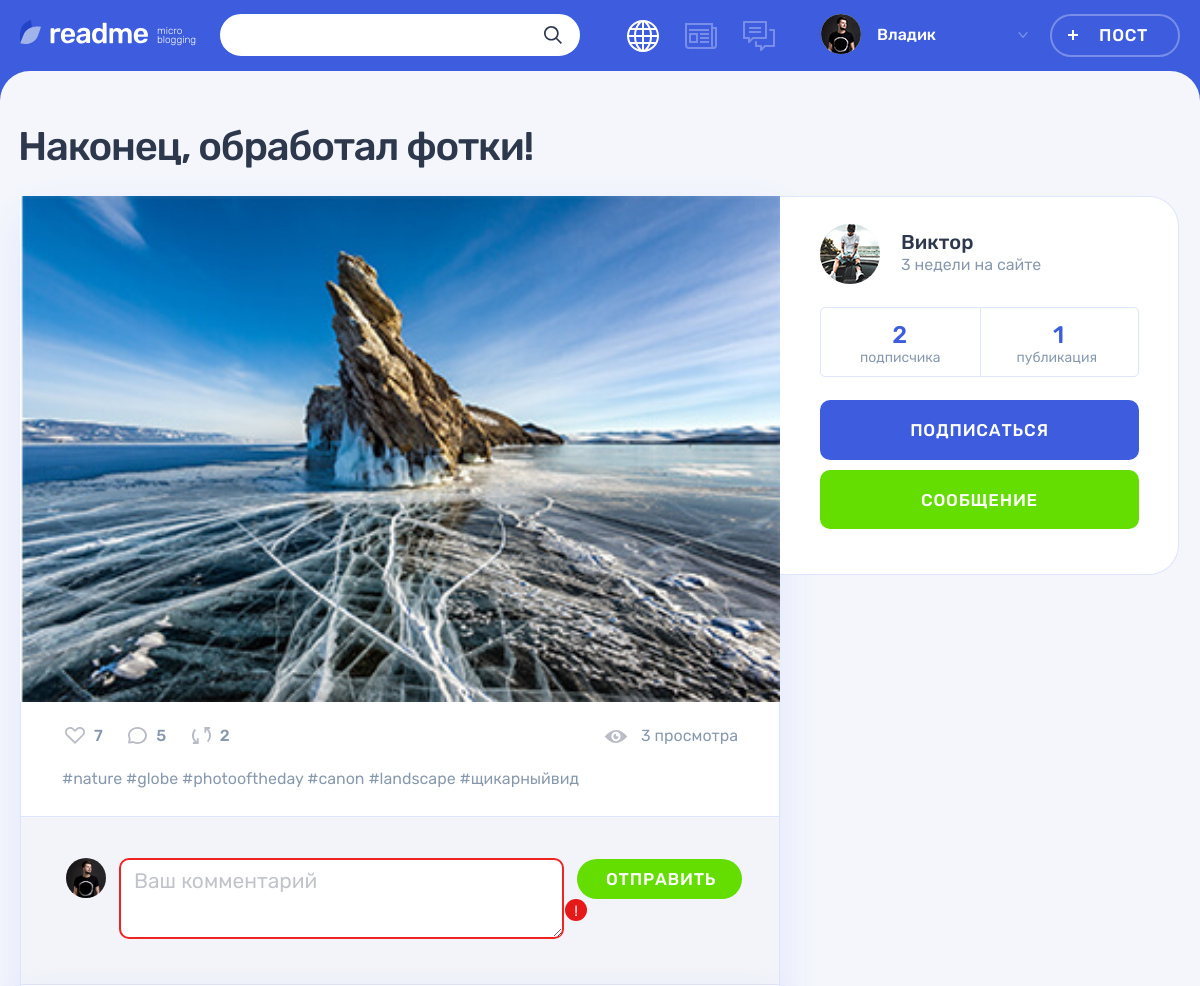
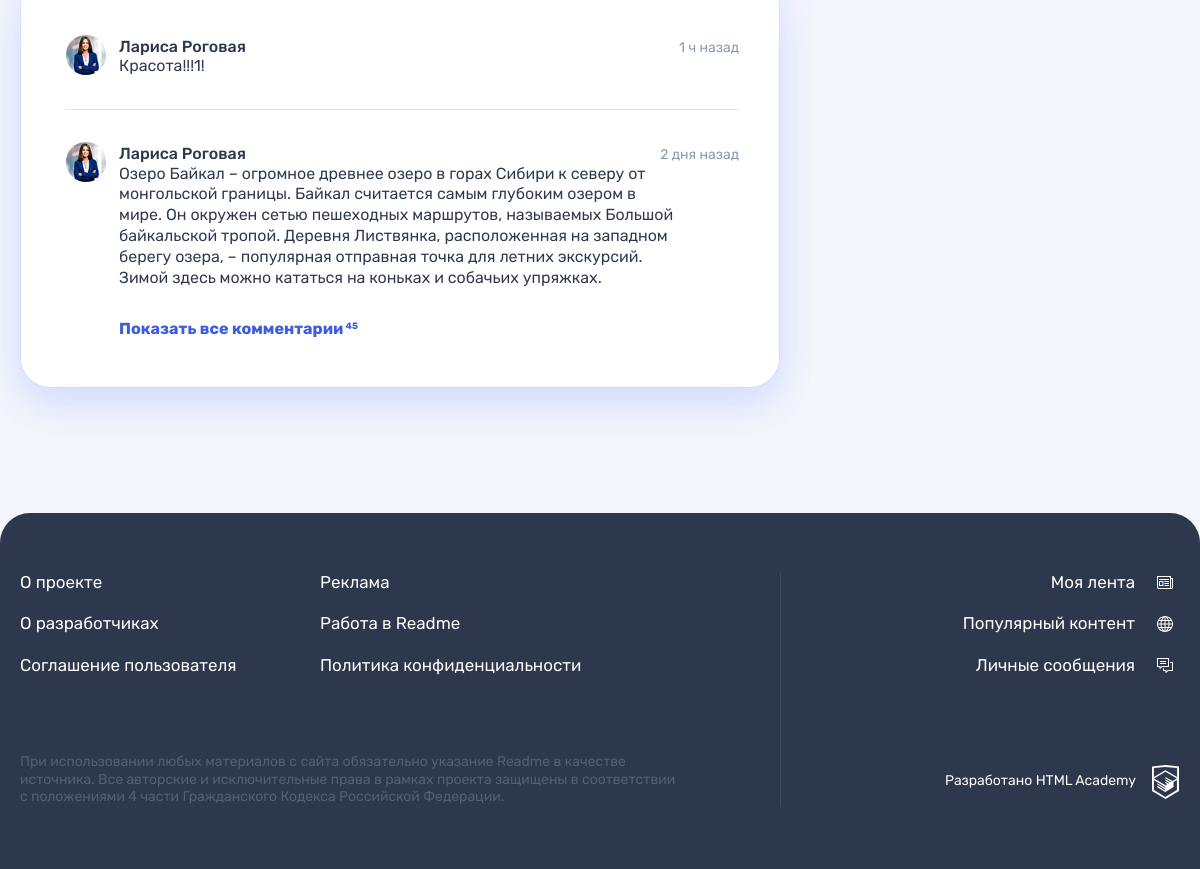
The page /post.php?id=3 (signed in) on the database its author committed (2 pictures, top to bottom).
### tables this page shows
CREATE TABLE IF NOT EXISTS `posts` (
                                     id INT PRIMARY KEY AUTO_INCREMENT,
                                     title VARCHAR(90) NOT NULL,
                                     text TEXT,
                                     quote_author VARCHAR(90),
                                     image VARCHAR(255) UNIQUE,
                                     youtube VARCHAR(255),
                                     website_title VARCHAR(255),
                                     website VARCHAR(255),
                                     views INT,
                                     created_at DATETIME NOT NULL DEFAULT NOW(),
                                     updated_at DATETIME NOT NULL DEFAULT NOW(),
                                     user_id INT NOT NULL,
                                     content_type_id INT NOT NULL,
                                     FOREIGN KEY fk_post_user_id_user_id (user_id) REFERENCES `user`(id) ON DELETE CASCADE,
                                     FOREIGN KEY fk_post_content_type_id_content_type_id (content_type_id) REFERENCES content_type(id) ON DELETE CASCADE,
                                     INDEX idx_post_content_type_id (content_type_id),
                                     INDEX idx_post_content_type_id_user_id (user_id, content_type_id)
);

CREATE TABLE IF NOT EXISTS `hashtag` (
                                       id INT PRIMARY KEY AUTO_INCREMENT,
                                       hashtag VARCHAR(127) NOT NULL UNIQUE
);

CREATE TABLE IF NOT EXISTS `user` (
                                    id INT PRIMARY KEY AUTO_INCREMENT,
                                    created_at DATETIME NOT NULL DEFAULT NOW(),
                                    updated_at DATETIME NOT NULL DEFAULT NOW(),
                                    login VARCHAR(255) NOT NULL UNIQUE,
                                    user_name VARCHAR(255),
                                    email VARCHAR(255) NOT NULL UNIQUE,
                                    password CHAR(32) NOT NULL,
                                    avatar VARCHAR(255) UNIQUE,
                                    INDEX idx_user_username (login)
);

### helpers.php (called while the page is built, shortened)
<?php
function get_noun_plural_form(?int $number, string $one, string $two, string $many): string
{
    $number = (int)$number;
    $mod10 = $number % 10;
    $mod100 = $number % 100;
    switch (true) {
        case ($mod10 === 1):
            return $one;
        case ($mod10 >= 2 && $mod10 <= 4):
            return $two;
    }
}
function include_template($name, array $data = [])
{
    $name = 'templates/' . $name;
    extract($data);
    require $name;
    $result = ob_get_clean();
    return $result;
}

### templates/post-details.php (the view, shortened to what this page needs)
<main class="page__main page__main--publication">
    <div class="container">
        <h1 class="page__title page__title--publication"><?=$postNums['post_title']; ?></h1>
        <section class="post-details">
            <div class="post-details__wrapper post-photo">
                <div class="post-details__main-block post post--details">
                    <?php if($postNums['content_class'] == 'photo'): ?>
                        <div class="post-details__image-wrapper post-photo__image-wrapper">
                            <img src="img/<?=$postNums['post_image']; ?>" alt="Фото от пользователя" width="760" height="507">
                        </div>
                    <?php elseif($postNums['content_class'] == 'video'): ?>
                        <div class="post-details__image-wrapper post-photo__image-wrapper">
                            <?=embed_youtube_video($postNums['post_youtube']); ?>
                        </div>
                    <?php endif; ?>
                    <div class="post__indicators">
                        <div class="post__buttons">
                            <a class="post__indicator post__indicator--likes button" href="#" title="Лайк">
                                <svg class="post__indicator-icon" width="20" height="17">
                                    <use xlink:href="#icon-heart"></use>
                                </svg>
                                <span><?=$postLikeSum['like_sum']; ?> </span>
                            </a>
                            <a class="post__indicator post__indicator--comments button" href="#" title="Комментарии">
                                <svg class="post__indicator-icon" width="19" height="17">
                                    <use xlink:href="#icon-comment"></use>
                                </svg>
                                <span><?=$postCommentSum['nember_comment']; ?></span>
                            </a>
                            <a class="post__indicator post__indicator--repost button" href="#" title="Репост">
                                <svg class="post__indicator-icon" width="19" height="17">
                                    <use xlink:href="#icon-repost"></use>
                                </svg>
                                <span><?=$postRepostSum['repost_sum']; ?></span>
                            </a>
                        </div>
                        <span class="post__view"><?=$postNums['post_views'] . get_noun_plural_form($postNums['post_views'], ' просмотр', ' просмотра', ' просмотров'); ?></span>
                    </div>
                    <ul class="post__tags">
                        <?php foreach ($postHashtags as $postHashtag) : ?>
                        <li><a href="/search.php?search=<?=str_replace('#', '', $postHashtag['hashtag']);?>"><?=$postHashtag['hashtag'];?></a>
                            <?php endforeach; ?>
                    </ul>
                    <div class="comments">
                        <form class="comments__form form" action="#" method="post">
                            <div class="comments__my-avatar">
                                <img class="comments__picture" src="img/userpic-medium.jpg" alt="Аватар пользователя">
                            </div>
                            <div class="form__input-section form__input-section--error">
                                <textarea class="comments__textarea form__textarea form__input" placeholder="Ваш комментарий"></textarea>
                                <button class="form__error-button button" type="button">!</button>
                            </div>
                            <button class="comments__submit button button--green" type="submit">Отправить</button>
                        </form>
                        <div class="comments__list-wrapper">
                            <ul class="comments__list">
                                <li class="comments__item user">
                                    <div class="comments__avatar">
                                        <a class="user__avatar-link" href="#">
                                            <img class="comments__picture" src="img/userpic-larisa.jpg" alt="Аватар пользователя">
                                        </a>
                                    </div>
                                    <div class="comments__info">
                                        <div class="comments__name-wrapper">
                                            <a class="comments__user-name" href="#">
                                                <span>Лариса Роговая</span>
                                            </a>
                                            <time class="comments__time" datetime="2019-03-20">1 ч назад</time>
                                        </div>
                                        <p class="comments__text">
                                            Красота!!!1!
                                        </p>
                                    </div>
                                </li>
                                <li class="comments__item user">
                                    <div class="comments__avatar">
                                        <a class="user__avatar-link" href="#">
                                            <img class="comments__picture" src="img/userpic-larisa.jpg" alt="Аватар пользователя">
                                        </a>
                                    </div>
                                    <div class="comments__info">
                                        <div class="comments__name-wrapper">
                                            <a class="comments__user-name" href="#">
                                                <span>Лариса Роговая</span>
                                            </a>
                                            <time class="comments__time" datetime="2019-03-18">2 дня назад</time>
                                        </div>
                                        <p class="comments__text">
                                            Озеро Байкал – огромное древнее озеро в горах Сибири к северу от монгольской границы. Байкал считается самым глубоким озером в мире. Он окружен сетью пешеходных маршрутов, называемых Большой байкальской тропой. Деревня Листвянка, расположенная на западном берегу озера, – популярная отправная точка для летних экскурсий. Зимой здесь можно кататься на коньках и собачьих упряжках.
                                        </p>
                                    </div>
                                </li>
                            </ul>
                            <a class="comments__more-link" href="#">
                                <span>Показать все комментарии</span>
                                <sup class="comments__amount">45</sup>
                            </a>
                        </div>
                    </div>
                </div>
                <div class="post-details__user user">
                    <div class="post-details__user-info user__info">
                        <div class="post-details__avatar user__avatar">
                            <a class="post-details__avatar-link user__avatar-link" href="#">
                                <img class="post-details__picture user__picture" src="img/<?=$postNums['user_avatar']; ?>" alt="Аватар пользователя">
                            </a>
                        </div>
                        <div class="post-details__name-wrapper user__name-wrapper">
                            <a class="post-details__name user__name" href="#">
                                <span><?=$postNums['user_name']; ?></span>
                            </a>
                            <time class="post-details__time user__time" datetime="2014-03-20"><?=$diffUserReg; ?>на сайте</time>
                        </div>
                    </div>
                    <div class="post-details__rating user__rating">
                        <p class="post-details__rating-item user__rating-item user__rating-item--subscribers">
                            <span class="post-details__rating-amount user__rating-amount"><?=$postSubscrSum['sum_subscription']; ?></span>
                            <span class="post-details__rating-text user__rating-text"><?=get_noun_plural_form($postSubscrSum['sum_subscription'], ' подписчик', ' подписчика', ' подписчиков'); ?></span>
                        </p>
                        <p class="post-details__rating-item user__rating-item user__rating-item--publications">
                            <span class="post-details__rating-amount user__rating-amount"><?=$postPostSum['count_post_id']; ?></span>
                            <span class="post-details__rating-text user__rating-text"><?=get_noun_plural_form($postPostSum['count_post_id'], ' публикация', ' публикации', ' публикаций'); ?></span>
                        </p>
                    </div>
                    <div class="post-details__user-buttons user__buttons">
                        <button class="user__button user__button--subscription button button--main" type="button">Подписаться</button>
                        <a class="user__button user__button--writing button button--green" href="#">Сообщение</a>
                    </div>
                </div>
            </div>
        </section>
    </div>
</main>

### rows shown on the page
posts: title "Наконец, обработал фотки!", image (picture), views "3", views "просмотра", user.avatar (picture), user.user_name "Виктор"
hashtag: hashtag "#nature"
hashtag: hashtag "#globe"
hashtag: hashtag "#photooftheday"
hashtag: hashtag "#canon"
hashtag: hashtag "#landscape"
hashtag: hashtag "#щикарныйвид"

### other values the page prints
$_SESSION['user']['user_name'] "Владик"
$postLikeSum['like_sum'] "7"
$postCommentSum['nember_comment'] "5"
$postRepostSum['repost_sum'] "2"
$diffUserReg "3 недели"
$postSubscrSum['sum_subscription'] "2"
$postPostSum['count_post_id'] "1"
